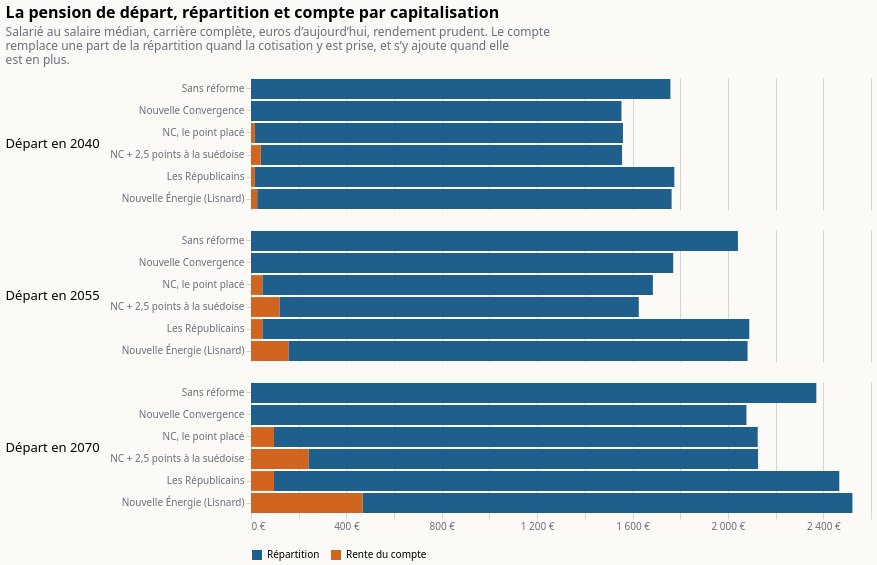

The specification (Vega-Lite) saved for this image:
### Vega-Lite specification from a JSON file in a GitHub repository (floating-point values rounded to 4 significant figures)
{"$schema": "https://vega.github.io/schema/vega-lite/v6.json", "title": {"text": "La pension de départ, répartition et compte par capitalisation", "subtitle": ["Salarié au salaire médian, carrière complète, euros d’aujourd’hui, rendement prudent. Le compte", "remplace une part de la répartition quand la cotisation y est prise, et s’y ajoute quand elle", "est en plus."], "anchor": "start", "fontSize": 16, "subtitleColor": "#6b6f7b", "subtitlePadding": 6, "offset": 12}, "background": "#fbfaf7", "config": {"font": "system-ui, sans-serif", "axis": {"gridColor": "#d9d6cf", "labelColor": "#6b6f7b", "domain": false, "tickColor": "#d9d6cf"}, "legend": {"orient": "bottom", "columns": 3, "labelLimit": 400, "symbolOpacity": 1}, "view": {"stroke": null}}, "data": {"values": [{"annee": "Départ en 2040", "scenario": "Sans réforme", "source": "Répartition", "valeur": 1759.0}, {"annee": "Départ en 2040", "scenario": "Sans réforme", "source": "Rente du compte", "valeur": 0}, {"annee": "Départ en 2055", "scenario": "Sans réforme", "source": "Répartition", "valeur": 2042.0}, {"annee": "Départ en 2055", "scenario": "Sans réforme", "source": "Rente du compte", "valeur": 0}, {"annee": "Départ en 2070", "scenario": "Sans réforme", "source": "Répartition", "valeur": 2371.0}, {"annee": "Départ en 2070", "scenario": "Sans réforme", "source": "Rente du compte", "valeur": 0}, {"annee": "Départ en 2040", "scenario": "Nouvelle Convergence", "source": "Répartition", "valeur": 1554.0}, {"annee": "Départ en 2040", "scenario": "Nouvelle Convergence", "source": "Rente du compte", "valeur": 0}, {"annee": "Départ en 2055", "scenario": "Nouvelle Convergence", "source": "Répartition", "valeur": 1771.0}, {"annee": "Départ en 2055", "scenario": "Nouvelle Convergence", "source": "Rente du compte", "valeur": 0}, {"annee": "Départ en 2070", "scenario": "Nouvelle Convergence", "source": "Répartition", "valeur": 2078.0}, {"annee": "Départ en 2070", "scenario": "Nouvelle Convergence", "source": "Rente du compte", "valeur": 0}, {"annee": "Départ en 2040", "scenario": "NC, le point placé", "source": "Répartition", "valeur": 1543.0}, {"annee": "Départ en 2040", "scenario": "NC, le point placé", "source": "Rente du compte", "valeur": 16.39}, {"annee": "Départ en 2055", "scenario": "NC, le point placé", "source": "Répartition", "valeur": 1638.0}, {"annee": "Départ en 2055", "scenario": "NC, le point placé", "source": "Rente du compte", "valeur": 47.68}, {"annee": "Départ en 2070", "scenario": "NC, le point placé", "source": "Répartition", "valeur": 2029.0}, {"annee": "Départ en 2070", "scenario": "NC, le point placé", "source": "Rente du compte", "valeur": 96.26}, {"annee": "Départ en 2040", "scenario": "NC + 2,5 points à la suédoise", "source": "Répartition", "valeur": 1515.0}, {"annee": "Départ en 2040", "scenario": "NC + 2,5 points à la suédoise", "source": "Rente du compte", "valeur": 40.97}, {"annee": "Départ en 2055", "scenario": "NC + 2,5 points à la suédoise", "source": "Répartition", "valeur": 1507.0}, {"annee": "Départ en 2055", "scenario": "NC + 2,5 points à la suédoise", "source": "Rente du compte", "valeur": 119.2}, {"annee": "Départ en 2070", "scenario": "NC + 2,5 points à la suédoise", "source": "Répartition", "valeur": 1886.0}, {"annee": "Départ en 2070", "scenario": "NC + 2,5 points à la suédoise", "source": "Rente du compte", "valeur": 240.7}, {"annee": "Départ en 2040", "scenario": "Les Républicains", "source": "Répartition", "valeur": 1759.0}, {"annee": "Départ en 2040", "scenario": "Les Républicains", "source": "Rente du compte", "valeur": 16.39}, {"annee": "Départ en 2055", "scenario": "Les Républicains", "source": "Répartition", "valeur": 2042.0}, {"annee": "Départ en 2055", "scenario": "Les Républicains", "source": "Rente du compte", "valeur": 47.68}, {"annee": "Départ en 2070", "scenario": "Les Républicains", "source": "Répartition", "valeur": 2371.0}, {"annee": "Départ en 2070", "scenario": "Les Républicains", "source": "Rente du compte", "valeur": 96.26}, {"annee": "Départ en 2040", "scenario": "Nouvelle Énergie (Lisnard)", "source": "Répartition", "valeur": 1738.0}, {"annee": "Départ en 2040", "scenario": "Nouvelle Énergie (Lisnard)", "source": "Rente du compte", "valeur": 25.96}, {"annee": "Départ en 2055", "scenario": "Nouvelle Énergie (Lisnard)", "source": "Répartition", "valeur": 1925.0}, {"annee": "Départ en 2055", "scenario": "Nouvelle Énergie (Lisnard)", "source": "Rente du compte", "valeur": 157.0}, {"annee": "Départ en 2070", "scenario": "Nouvelle Énergie (Lisnard)", "source": "Répartition", "valeur": 2054.0}, {"annee": "Départ en 2070", "scenario": "Nouvelle Énergie (Lisnard)", "source": "Rente du compte", "valeur": 467.7}]}, "facet": {"row": {"field": "annee", "type": "nominal", "title": null, "header": {"labelFontSize": 13, "labelAngle": 0, "labelAlign": "left"}}}, "spec": {"width": 620, "height": {"step": 22}, "mark": {"type": "bar"}, "encoding": {"y": {"field": "scenario", "type": "nominal", "title": null, "sort": ["Sans réforme", "Nouvelle Convergence", "NC, le point placé", "NC + 2,5 points à la suédoise", "Les Républicains", "Nouvelle Énergie (Lisnard)"], "axis": {"labelLimit": 400}}, "x": {"field": "valeur", "type": "quantitative", "stack": "zero", "title": null, "axis": {"labelExpr": "replace(format(datum.value, ',.0f'), ',', ' ') + ' €'"}}, "color": {"field": "source", "type": "nominal", "title": null, "scale": {"domain": ["Répartition", "Rente du compte"], "range": ["#1f5f8b", "#d1641f"]}}, "order": {"field": "source", "sort": "ascending"}}}}
